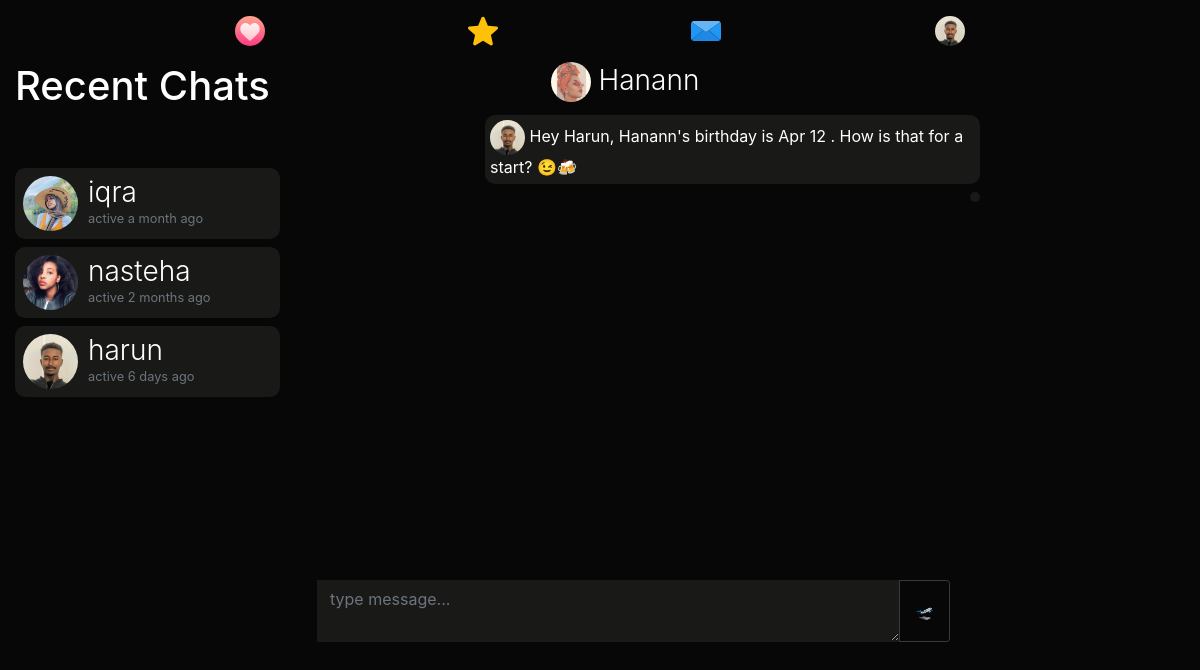
/m/hanann (signed in), run on an earlier commit of the app's database.
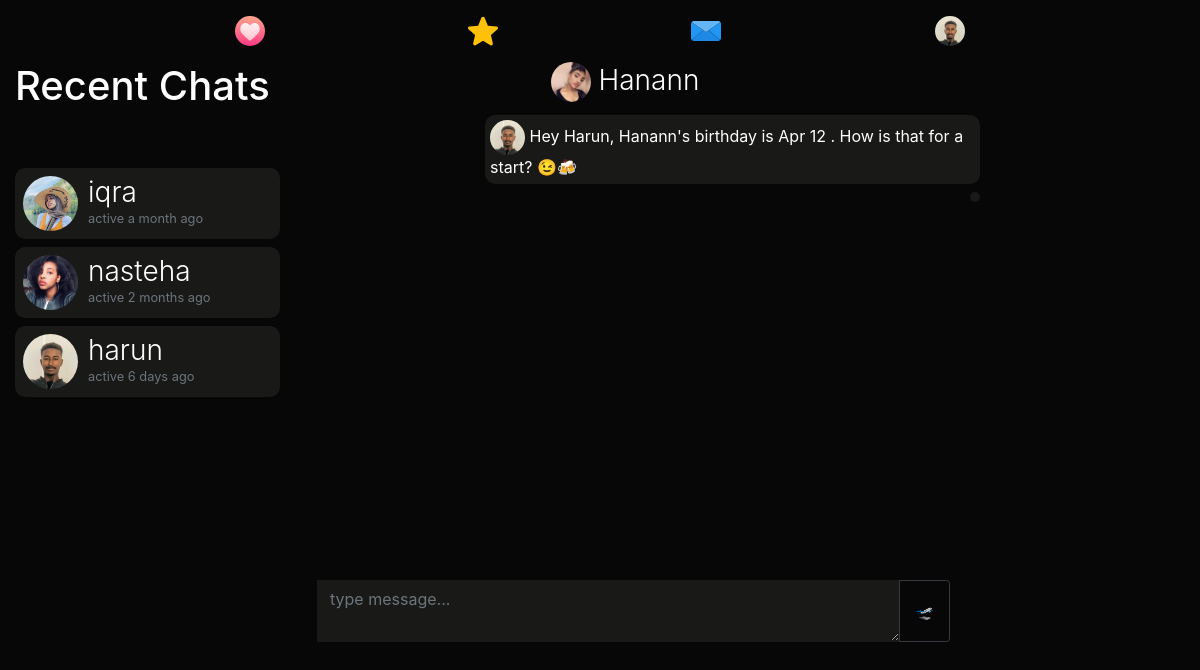
And on a later commit of the database.
### dating/models.py (models this page shows, shortened)
class User(db.Model, UserMixin):
	id = db.Column(db.Integer, primary_key=True)
	username = db.Column(db.String(20), unique=True, nullable=False)
	email = db.Column(db.String(120), unique=True, nullable=True)
	dp = db.Column(db.String(20), nullable=False, default='default.jpg')
	dp2 = db.Column(db.String(20), nullable=False, default='flip.png')
	dp3 = db.Column(db.String(20), nullable=False, default='plane.png')
	password = db.Column(db.String(60), nullable=False)
	last_seen = db.Column(db.DateTime, default=datetime.utcnow)
	date_joined = db.Column(db.DateTime, nullable=False, default=datetime.utcnow)
	department = db.Column(db.String(20), nullable=False)
	student_number = db.Column(db.Integer(), unique=True, nullable=True)
	age = db.Column(db.DateTime, nullable=False)
	gender = db.Column(db.String(20), nullable=False)
	country = db.Column(db.String(20), default="Cyprus", nullable=True)
	bio = db.Column(db.String(120), nullable=True)
	private = db.Column(db.Boolean, default=False, nullable=False)
	snapchat = db.Column(db.String(20), default="snapchat", nullable=True)
	instagram = db.Column(db.String(20), default="instagram", nullable=True)
	followed = db.relationship(
		'User', secondary=followers,
		primaryjoin=(followers.c.follower_id == id),
		secondaryjoin=(followers.c.followed_id == id),
		backref=db.backref('followers', lazy='dynamic'), lazy='dynamic')
	messages_sent = db.relationship('Message',
									foreign_keys='Message.sender_id',
									backref='author', lazy='dynamic')
	messages_received = db.relationship('Message',
										foreign_keys='Message.recipient_id',
										backref='recipient', lazy='dynamic')
	last_message_read_time = db.Column(db.DateTime)
	def new_messages(self):
		last_read_time = self.last_message_read_time or datetime(1900, 1, 1)
		return Message.query.filter_by(recipient=self).filter(
			Message.timestamp > last_read_time).count()

### dating/routes.py (the view)
@app.route('/m/<recipient>', methods=['GET', 'POST'])
@login_required
def message(recipient):
	current_user.last_message_read_time = datetime.utcnow()
	db.session.commit()
	recipient = recipient.lower()
	user = User.query.filter_by(username=recipient).first_or_404()
	current_user.last_message_read_time = datetime.utcnow()
	db.session.commit()
	form = MessageForm()
	if form.validate_on_submit():
		msg = m(author=current_user, recipient=user, body=form.message.data)
		db.session.add(msg)
		db.session.commit()
		flash('Your message has been sent.', 'success')
		return redirect(url_for('message', recipient=recipient))
	sent = current_user.messages_sent.filter_by(recipient_id=user.id)
	received = current_user.messages_received.filter_by(sender_id=user.id)
	messages = sent.union(received).order_by(m.timestamp.asc())
	messages_received = current_user.messages_received.order_by(m.timestamp.desc())
	messages_sent = current_user.messages_sent.order_by(m.timestamp.desc())
	recent_chats = list()
	for message in messages_received:
		recent_chats.append(message.author)
	for message in messages_sent:
		recent_chats.append(message.recipient)
	recent_chats = list(dict.fromkeys(recent_chats))
	return render_template('send_message.html', recipient=recipient, title="Chat with " + recipient.title() , user=user, form=form, messages=messages, recent_chats=recent_chats)

### dating/forms.py
class MessageForm(FlaskForm):
    message = TextAreaField((''), validators=[DataRequired()]) #Length(min=0, max=140)
    submit = SubmitField('🛫')

### dating/models.py (called while the page is built)
@login_manager.user_loader
def load_user(user_id):
	return User.query.get(int(user_id))

### dating/routes.py (called while the page is built)
@app.before_request
def before_request():
	if current_user.is_authenticated:
		current_user.last_seen = datetime.utcnow()
		db.session.commit()

### dating/templates/send_message.html (shortened to what this page needs)
{% extends "layout.html" %}
{% block content %}
<div class="container-fluid">
  <div class="row">
    <div class="col-lg-3 d-none d-lg-block position-fixed">
       <h1>
        Recent Chats
         {% set new_messages = current_user.new_messages() %}<span id="message_count" class="badge badge-warning"style="visibility: {% if new_messages %}visible{% else %}hidden {% endif %};">{{ new_messages }}</span></a>
      </h1>
      <div style="overflow:auto;height:500px;padding-right:5px;">
      {% for person in recent_chats %}
      <a href="{{ url_for('message',recipient=person.username) }}" style="text-decoration:none;">
      <header class="mb-2">
        <img src="{{ url_for('static', filename='profile_pics/' + person.dp) }}" alt="default profile" class="profile-thumbnail">
        <div class="profile-name">
          <h3>{{person.username}}</h3>
          <small class="text-muted">active {{ moment(person.last_seen).fromNow() }}</small>
        </div>
      </header>
      </a>
      {% endfor %}
    </div>
</div>
    <div class="col-lg-7 offset-lg-3">
      <h3 style="text-align:center;margin-left:-50px;">
        <img src="{{ url_for('static', filename='profile_pics/' + user.dp) }}" alt="default profile" style="width:40px;height:40px;border-radius:50%;">
        <a href="{{url_for('user_posts', username=recipient)}}" style="color:#fff;">{{user.username.title()}}
           </a></h3>
           <div style="overflow-y:auto;height:460px;padding:5px;">
      {% for message in messages %}
          <p class="mb-2"
          style="
          {% if message.author == current_user%}
            text-align:left;padding:5px;border-radius:10px;display:inline-block;float:right;clear:both;max-width:75%;background:#191917;
          {%else%}
            text-align:left;padding:5px;border-radius:10px;display:inline-block;max-width:75%;border:2px solid #191917;
          {% endif %}">
          {% if message.author != current_user %}
          <img src="{{ url_for('static', filename='profile_pics/' + message.author.dp) }}" alt="profile pic" title="{{message.author.username.lower()}}" style="width:30px;height:30px;border-radius:50%">
          {% endif %}
          {{message.body | safe | urlize(40, target='_blank')}}
          <br>
          <small style="display:inline-block;float:right;">{{ moment(message.timestamp).fromNow() }}</small>
        </p>
        <br>
        {% else %}
            <p class="mb-2" style="text-align:left;padding:5px;border-radius:10px;display:inline-block;float:right;clear:both;max-width:75%;background:#191917;">
            <img src="{{ url_for('static', filename='profile_pics/' + current_user.dp) }}" alt="profile pic"style="width:35px;height:35px;border-radius:50%">
            Hey {{current_user.username.title()}}, {{user.username.title()}}'s birthday is {{user.age.strftime(' %b %d ')}}. How is that for a start? 😉🍻
            </p>
            <p class="mb-2" style="text-align:left;padding:5px;border-radius:10px;display:inline-block;float:right;clear:both;max-width:75%;background:#191917;">
            </p>
        {% endfor %}
        </div>
      <div class="post" style="background:none;padding:2px;width:95%;">
          <form method="POST" action="" enctype="multipart/form-data">
            <div class="input-group mt-2 mr-2" style="overflow:hidden">
              {% if form.message.errors %}
                {{ form.message(class="form-control border-0 rounded-0 resize-none dark-theme border border-dark", placeholder="type message...") }}
                <div class="invalid-feedback">
                  {% for error in form.message.errors %}
                    <span>{{ error }}</span>
                  {% endfor %}
                </div>
                  {% else %}
                    {{ form.message(class="form-control border-0 rounded-0 resize-none dark-theme border border-dark", placeholder="type message...") }}
                  {% endif %}
                  <div class="input-group-append">
                    {{ form.submit(class="btn btn-outline-dark btn-sm p-3") }}
                  </div>
              </div>
          </form>
  </div>
</div>
{% endblock content %}

What changed in the data, as far as the page shows it:
changed User "Hanann": dp: a different picture
